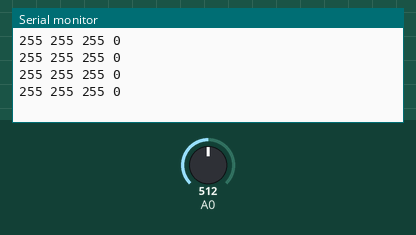
Bench run of a sketch on a simulated Arduino Mega 2560, built with avr-gcc and run on an emulated ATmega2560. Shown: the last lines printed to the serial monitor. The test bench sets the inputs (shaded band); at power-on: A0 = 512.

Above: at 1.7 s.
1.8 s: A0 set to 716
At 2.28 s:
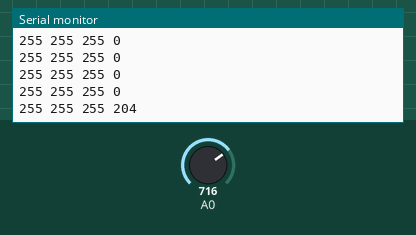
3.3 s: A0 set to 900
At 3.34 s:
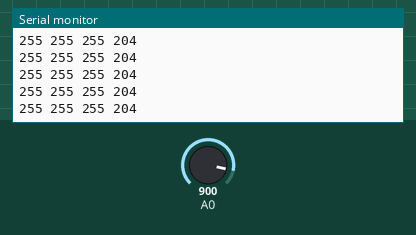
Timing chart, 0 to 6.3 s (numbered marks = the images above; inputs shaded):
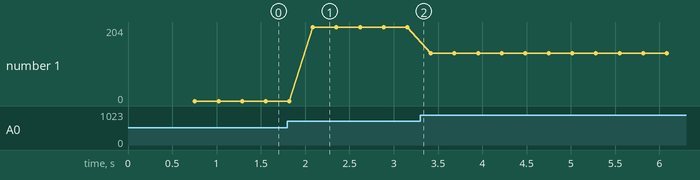

Measured:
- after the input at 1.8 s, the serial monitor: prints a new line after 0.29 s (image 1)
- plotted number 1: 0 → 204 after the input at 1.8 s, 204 → 132 after the input at 3.3 s

The sketch:

npk_node_for_raspberry_pi.ino
```cpp
#include <SoftwareSerial.h>
#include <Wire.h>

// RE and DE Pins set the RS485 module
// to Receiver or Transmitter mode
#define RE 8
#define DE 7

// Modbus RTU requests for reading NPK values
const byte nitro[] = {0x01,0x03, 0x00, 0x1e, 0x00, 0x01, 0xe4, 0x0c};
const byte phos[] = {0x01,0x03, 0x00, 0x1f, 0x00, 0x01, 0xb5, 0xcc};
const byte pota[] = {0x01,0x03, 0x00, 0x20, 0x00, 0x01, 0x85, 0xc0};

// A variable used to store NPK values
byte values[11];

// Sets up a new SoftwareSerial object
// Digital pins 10 and 11 should be used with a Mega or Mega 2560
SoftwareSerial mod(2, 3);
//SoftwareSerial mod(10, 11);

void setup() {
  // Set the baud rate for the Serial port
  Serial.begin(9600);

  // Set the baud rate for the SerialSoftware object
  mod.begin(9600);

  // Define pin modes for RE and DE
  pinMode(RE, OUTPUT);
  pinMode(DE, OUTPUT);
  pinMode(A0,INPUT);
  delay(500);
}

void loop() {
  // Read values
  byte val1,val2,val3,val4;
  val1 = nitrogen();
  delay(50);
  val2 = phosphorous();
  delay(50);
  val3 = potassium();
  delay(50);
  val4=analogRead(A0);
  delay(50);


  // Print values to the serial monitor
  Serial.print(val1);
  Serial.print(" ");
  Serial.print(val2);
  Serial.print(" ");
  Serial.print(val3);
  Serial.print(" ");
  Serial.print(val4);
  Serial.print("\n");
  delay(10);
}

byte nitrogen(){
  digitalWrite(DE,HIGH);
  digitalWrite(RE,HIGH);
  delay(10);
  if(mod.write(nitro,sizeof(nitro))==8){
    digitalWrite(DE,LOW);
    digitalWrite(RE,LOW);
    for(byte i=0;i<7;i++){
    //Serial.print(mod.read(),HEX);
    values[i] = mod.read();
    }
  }
  return values[4];
}

byte phosphorous(){
  digitalWrite(DE,HIGH);
  digitalWrite(RE,HIGH);
  delay(10);
  if(mod.write(phos,sizeof(phos))==8){
    digitalWrite(DE,LOW);
    digitalWrite(RE,LOW);
    for(byte i=0;i<7;i++){
    //Serial.print(mod.read(),HEX);
    values[i] = mod.read();
    }
   }
  return values[4];
}

byte potassium(){
  digitalWrite(DE,HIGH);
  digitalWrite(RE,HIGH);
  delay(10);
  if(mod.write(pota,sizeof(pota))==8){
    digitalWrite(DE,LOW);
    digitalWrite(RE,LOW);
    for(byte i=0;i<7;i++){
    //Serial.print(mod.read(),HEX);
    values[i] = mod.read();
    }
  }
  return values[4];
}
```
